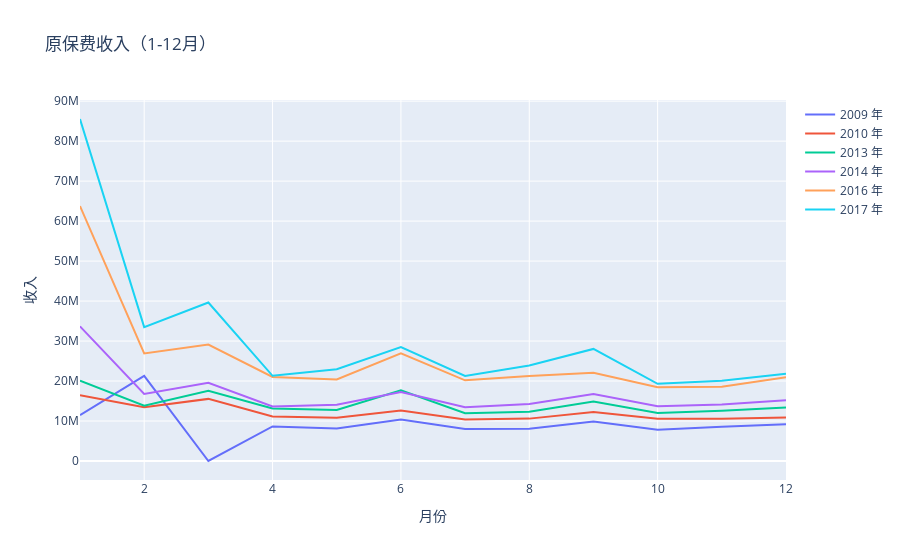

The cell this chart's notebook holds for it:
### Code cell
fig = go.Figure()
for i in range(2009,2018):
    if i not in [2011,2015,2018,2012]: 
        x = list(range(1,13))
        y = (data[data['Year']== i]['原保险保费收入'].reset_index(drop=True) - data[data['Year']== i]['原保险保费收入'].reset_index(drop=True).shift(1).fillna(0)).tolist()
        fig.add_trace(go.Scatter(x=x,
                        y=y,
                        mode='lines',
                        name = f'{i} 年'))
fig.update_layout(title = '原保费收入（1-12月）', xaxis_title='月份',yaxis_title='收入')
fig.show()

### Figure 1 — Plotly figure (JSON) as saved in the notebook; plotly's stock layout.template omitted (floating-point values rounded to 4 significant figures)
{"data": [{"mode": "lines", "name": "2009 年", "type": "scatter", "x": [1, 2, 3, 4, 5, 6, 7, 8, 9, 10, 11, 12], "y": [11480000.0, 21290000.0, 0, 8638000.0, 8100000.0, 10360000.0, 8003000.0, 8083000.0, 9856000.0, 7806000.0, 8558000.0, 9205420]}, {"mode": "lines", "name": "2010 年", "type": "scatter", "x": [1, 2, 3, 4, 5, 6, 7, 8, 9, 10, 11, 12], "y": [16429787, 13450798, 15533039, 11137943, 10819045, 12610000.0, 10410000.0, 10600000.0, 12250000.0, 10587866, 10570000.0, 10880000.0]}, {"mode": "lines", "name": "2013 年", "type": "scatter", "x": [1, 2, 3, 4, 5, 6, 7, 8, 9, 10, 11, 12], "y": [20120000.0, 13820000.0, 17560000.0, 13160000.0, 12770000.0, 17690000.0, 11970000.0, 12330000.0, 14900000.0, 11990000.0, 12550000.0, 13360000.0]}, {"mode": "lines", "name": "2014 年", "type": "scatter", "x": [1, 2, 3, 4, 5, 6, 7, 8, 9, 10, 11, 12], "y": [33670000.0, 16750000.0, 19580000.0, 13620000.0, 14040000.0, 17230000.0, 13430000.0, 14280000.0, 16740000.0, 13670000.0, 14130000.0, 15200000.0]}, {"mode": "lines", "name": "2016 年", "type": "scatter", "x": [1, 2, 3, 4, 5, 6, 7, 8, 9, 10, 11, 12], "y": [63770000.0, 26910000.0, 29120000.0, 21010000.0, 20400000.0, 26930000.0, 20180000.0, 21280000.0, 22090000.0, 18420000.0, 18540000.0, 20940000.0]}, {"mode": "lines", "name": "2017 年", "type": "scatter", "x": [1, 2, 3, 4, 5, 6, 7, 8, 9, 10, 11, 12], "y": [85530000.0, 33490000.0, 39630000.0, 21300000.0, 22950000.0, 28480000.0, 21270000.0, 23870000.0, 28030000.0, 19310000.0, 20090000.0, 21830000.0]}], "layout": {"title": {"text": "原保费收入（1-12月）"}, "xaxis": {"title": {"text": "月份"}}, "yaxis": {"title": {"text": "收入"}}}}
